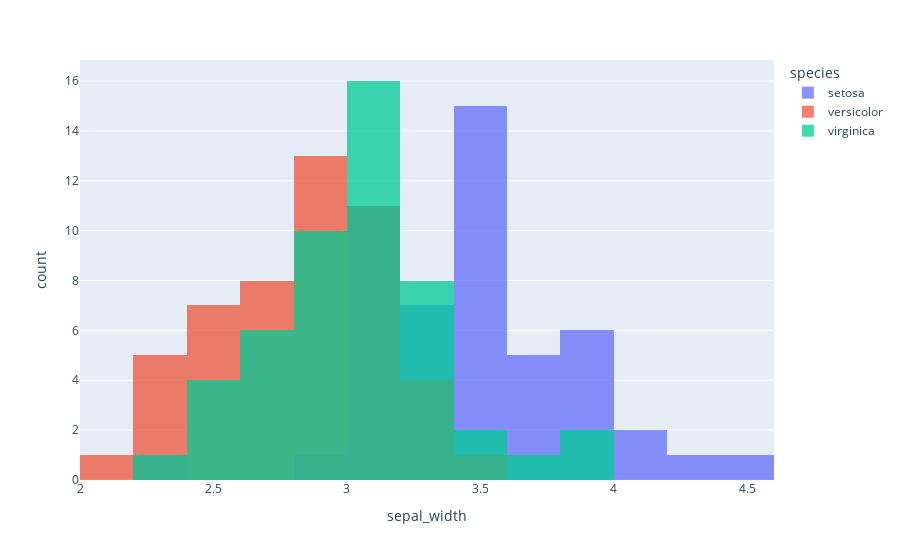

The notebook cell this image was saved under:
### Markdown cell above
## Histograms

### Code cell
fig = px.histogram(df, x='sepal_width',color='species')
fig.update_layout(barmode='overlay')
fig.update_traces(opacity=0.75)
fig

### Figure 1 — Plotly figure (JSON) as saved in the notebook; plotly's stock layout.template omitted (floating-point values rounded to 4 significant figures)
{"data": [{"alignmentgroup": "True", "bingroup": "x", "hovertemplate": "species=setosa<br>sepal_width=%{x}<br>count=%{y}<extra></extra>", "legendgroup": "setosa", "marker": {"color": "#636efa", "pattern": {"shape": ""}}, "name": "setosa", "offsetgroup": "setosa", "opacity": 0.75, "orientation": "v", "showlegend": true, "type": "histogram", "x": [3.5, 3, 3.2, 3.1, 3.6, 3.9, 3.4, 3.4, 2.9, 3.1, 3.7, 3.4, 3, 3, 4, 4.4, 3.9, 3.5, 3.8, 3.8, 3.4, 3.7, 3.6, 3.3, 3.4, 3, 3.4, 3.5, 3.4, 3.2, 3.1, 3.4, 4.1, 4.2, 3.1, 3.2, 3.5, 3.1, 3, 3.4, 3.5, 2.3, 3.2, 3.5, 3.8, 3, 3.8, 3.2, 3.7, 3.3], "xaxis": "x", "yaxis": "y"}, {"alignmentgroup": "True", "bingroup": "x", "hovertemplate": "species=versicolor<br>sepal_width=%{x}<br>count=%{y}<extra></extra>", "legendgroup": "versicolor", "marker": {"color": "#EF553B", "pattern": {"shape": ""}}, "name": "versicolor", "offsetgroup": "versicolor", "opacity": 0.75, "orientation": "v", "showlegend": true, "type": "histogram", "x": [3.2, 3.2, 3.1, 2.3, 2.8, 2.8, 3.3, 2.4, 2.9, 2.7, 2, 3, 2.2, 2.9, 2.9, 3.1, 3, 2.7, 2.2, 2.5, 3.2, 2.8, 2.5, 2.8, 2.9, 3, 2.8, 3, 2.9, 2.6, 2.4, 2.4, 2.7, 2.7, 3, 3.4, 3.1, 2.3, 3, 2.5, 2.6, 3, 2.6, 2.3, 2.7, 3, 2.9, 2.9, 2.5, 2.8], "xaxis": "x", "yaxis": "y"}, {"alignmentgroup": "True", "bingroup": "x", "hovertemplate": "species=virginica<br>sepal_width=%{x}<br>count=%{y}<extra></extra>", "legendgroup": "virginica", "marker": {"color": "#00cc96", "pattern": {"shape": ""}}, "name": "virginica", "offsetgroup": "virginica", "opacity": 0.75, "orientation": "v", "showlegend": true, "type": "histogram", "x": [3.3, 2.7, 3, 2.9, 3, 3, 2.5, 2.9, 2.5, 3.6, 3.2, 2.7, 3, 2.5, 2.8, 3.2, 3, 3.8, 2.6, 2.2, 3.2, 2.8, 2.8, 2.7, 3.3, 3.2, 2.8, 3, 2.8, 3, 2.8, 3.8, 2.8, 2.8, 2.6, 3, 3.4, 3.1, 3, 3.1, 3.1, 3.1, 2.7, 3.2, 3.3, 3, 2.5, 3, 3.4, 3], "xaxis": "x", "yaxis": "y"}], "layout": {"barmode": "overlay", "legend": {"title": {"text": "species"}, "tracegroupgap": 0}, "margin": {"t": 60}, "xaxis": {"anchor": "y", "domain": [0, 1], "title": {"text": "sepal_width"}}, "yaxis": {"anchor": "x", "domain": [0, 1], "title": {"text": "count"}}}}
